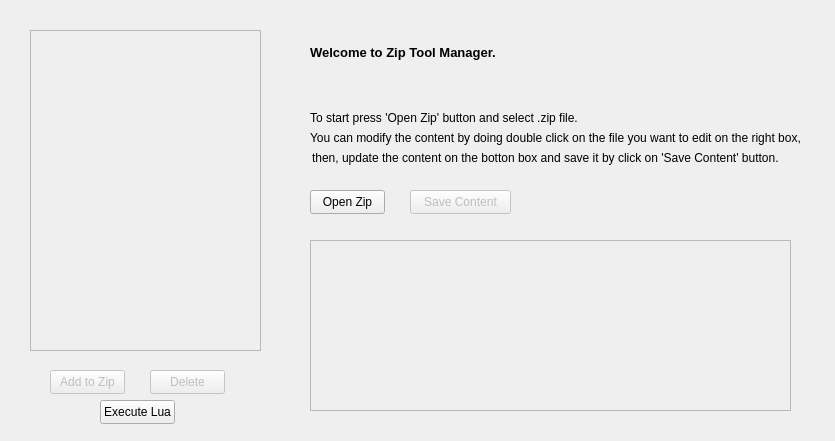
<?xml version="1.0" encoding="UTF-8"?>
<ui version="4.0">
 <class>ZipToolClass</class>
 <widget class="QWidget" name="ZipToolClass">
  <property name="windowModality">
   <enum>Qt::ApplicationModal</enum>
  </property>
  <property name="enabled">
   <bool>true</bool>
  </property>
  <property name="geometry">
   <rect>
    <x>0</x>
    <y>0</y>
    <width>835</width>
    <height>441</height>
   </rect>
  </property>
  <property name="minimumSize">
   <size>
    <width>835</width>
    <height>441</height>
   </size>
  </property>
  <property name="maximumSize">
   <size>
    <width>835</width>
    <height>441</height>
   </size>
  </property>
  <property name="palette">
   <palette>
    <active>
     <colorrole role="Highlight">
      <brush brushstyle="SolidPattern">
       <color alpha="255">
        <red>0</red>
        <green>120</green>
        <blue>215</blue>
       </color>
      </brush>
     </colorrole>
    </active>
    <inactive>
     <colorrole role="Highlight">
      <brush brushstyle="SolidPattern">
       <color alpha="255">
        <red>240</red>
        <green>240</green>
        <blue>240</blue>
       </color>
      </brush>
     </colorrole>
    </inactive>
    <disabled>
     <colorrole role="Highlight">
      <brush brushstyle="SolidPattern">
       <color alpha="255">
        <red>0</red>
        <green>120</green>
        <blue>215</blue>
       </color>
      </brush>
     </colorrole>
    </disabled>
   </palette>
  </property>
  <property name="mouseTracking">
   <bool>false</bool>
  </property>
  <property name="windowTitle">
   <string>ZipTool Manager. v.1.0.0 By Daniel Guerra Gallardo. </string>
  </property>
  <property name="windowIcon">
   <iconset>
    <normaloff>C:/Users/Daniel/Desktop/ZipTool_icon.ico</normaloff>C:/Users/Daniel/Desktop/ZipTool_icon.ico</iconset>
  </property>
  <property name="autoFillBackground">
   <bool>false</bool>
  </property>
  <widget class="QTextEdit" name="txtZipContent">
   <property name="enabled">
    <bool>false</bool>
   </property>
   <property name="geometry">
    <rect>
     <x>310</x>
     <y>240</y>
     <width>481</width>
     <height>171</height>
    </rect>
   </property>
  </widget>
  <widget class="QPushButton" name="btnOpenZip">
   <property name="geometry">
    <rect>
     <x>310</x>
     <y>190</y>
     <width>75</width>
     <height>24</height>
    </rect>
   </property>
   <property name="cursor">
    <cursorShape>PointingHandCursor</cursorShape>
   </property>
   <property name="text">
    <string>Open Zip</string>
   </property>
  </widget>
  <widget class="QListView" name="listZipPreview">
   <property name="enabled">
    <bool>false</bool>
   </property>
   <property name="geometry">
    <rect>
     <x>30</x>
     <y>30</y>
     <width>231</width>
     <height>321</height>
    </rect>
   </property>
   <property name="cursor" stdset="0">
    <cursorShape>CrossCursor</cursorShape>
   </property>
   <property name="editTriggers">
    <set>QAbstractItemView::NoEditTriggers</set>
   </property>
  </widget>
  <widget class="QPushButton" name="btnSaveContent">
   <property name="enabled">
    <bool>false</bool>
   </property>
   <property name="geometry">
    <rect>
     <x>410</x>
     <y>190</y>
     <width>101</width>
     <height>24</height>
    </rect>
   </property>
   <property name="cursor">
    <cursorShape>PointingHandCursor</cursorShape>
   </property>
   <property name="text">
    <string>Save Content</string>
   </property>
  </widget>
  <widget class="QLabel" name="txtWelcome">
   <property name="geometry">
    <rect>
     <x>310</x>
     <y>40</y>
     <width>650</width>
     <height>25</height>
    </rect>
   </property>
   <property name="font">
    <font>
     <pointsize>10</pointsize>
     <bold>true</bold>
    </font>
   </property>
   <property name="text">
    <string>Welcome to Zip Tool Manager. </string>
   </property>
  </widget>
  <widget class="QLabel" name="txtWelcome_2">
   <property name="geometry">
    <rect>
     <x>310</x>
     <y>110</y>
     <width>650</width>
     <height>16</height>
    </rect>
   </property>
   <property name="text">
    <string>To start press 'Open Zip' button and select .zip file. </string>
   </property>
  </widget>
  <widget class="QLabel" name="txtWelcome_3">
   <property name="geometry">
    <rect>
     <x>310</x>
     <y>130</y>
     <width>650</width>
     <height>16</height>
    </rect>
   </property>
   <property name="text">
    <string>You can modify the content by doing double click on the file you want to edit on the right box, </string>
   </property>
  </widget>
  <widget class="QLabel" name="txtWelcome_4">
   <property name="geometry">
    <rect>
     <x>312</x>
     <y>150</y>
     <width>650</width>
     <height>16</height>
    </rect>
   </property>
   <property name="text">
    <string>then, update the content on the botton box and save it by click on 'Save Content' button.</string>
   </property>
  </widget>
  <widget class="QLabel" name="label">
   <property name="geometry">
    <rect>
     <x>720</x>
     <y>20</y>
     <width>81</width>
     <height>81</height>
    </rect>
   </property>
   <property name="text">
    <string/>
   </property>
   <property name="pixmap">
    <pixmap>C:/Users/Daniel/Desktop/ZipTool_icon.png</pixmap>
   </property>
   <property name="scaledContents">
    <bool>true</bool>
   </property>
  </widget>
  <widget class="QPushButton" name="btnAddArchive">
   <property name="enabled">
    <bool>false</bool>
   </property>
   <property name="geometry">
    <rect>
     <x>50</x>
     <y>370</y>
     <width>75</width>
     <height>24</height>
    </rect>
   </property>
   <property name="cursor">
    <cursorShape>PointingHandCursor</cursorShape>
   </property>
   <property name="text">
    <string>Add to Zip</string>
   </property>
  </widget>
  <widget class="QPushButton" name="btnDeleteArchive">
   <property name="enabled">
    <bool>false</bool>
   </property>
   <property name="geometry">
    <rect>
     <x>150</x>
     <y>370</y>
     <width>75</width>
     <height>24</height>
    </rect>
   </property>
   <property name="cursor">
    <cursorShape>PointingHandCursor</cursorShape>
   </property>
   <property name="text">
    <string>Delete</string>
   </property>
  </widget>
  <widget class="QPushButton" name="btnExecuteLua">
   <property name="geometry">
    <rect>
     <x>100</x>
     <y>400</y>
     <width>75</width>
     <height>24</height>
    </rect>
   </property>
   <property name="cursor">
    <cursorShape>PointingHandCursor</cursorShape>
   </property>
   <property name="autoFillBackground">
    <bool>false</bool>
   </property>
   <property name="text">
    <string>Execute Lua</string>
   </property>
  </widget>
 </widget>
 <layoutdefault spacing="6" margin="11"/>
 <resources>
  <include location="ZipTool.qrc"/>
 </resources>
 <connections/>
</ui>
